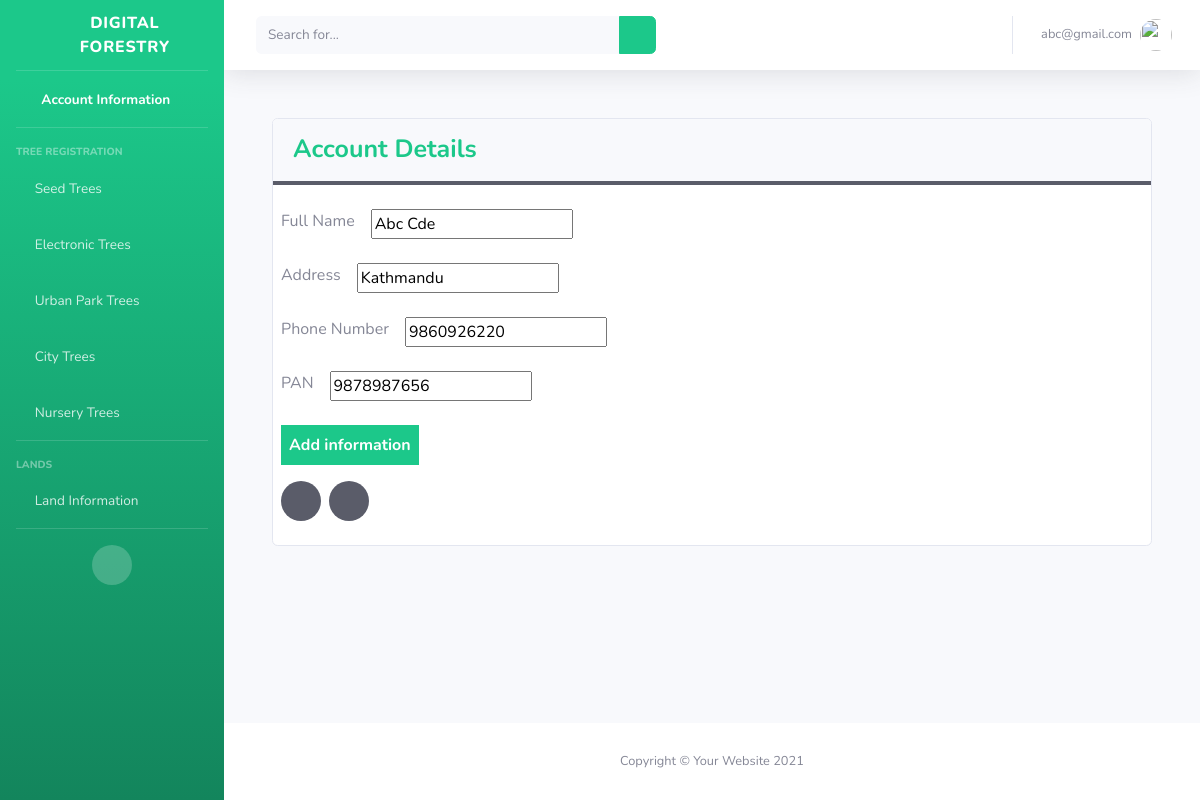
Before: /home/account/edit (signed in) with the older database file.
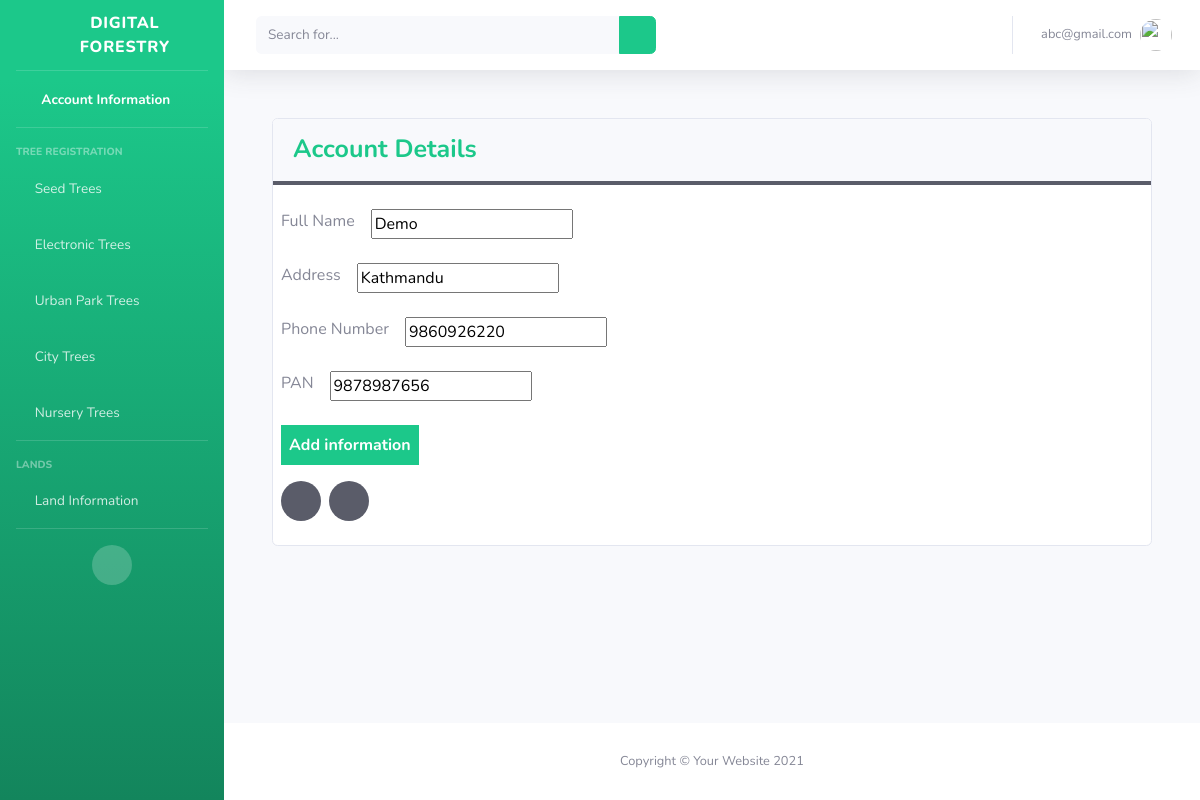
After: the same page with the newer database file.
### main/models.py (models this page shows)
class AccountInformation(models.Model):
    user = models.OneToOneField(CustomUser, on_delete= models.CASCADE)
    full_name = models.CharField(max_length=50)
    address = models.CharField(max_length=50)
    phone_number = models.CharField(max_length=20)
    PAN = models.CharField(max_length=200)

### main/views.py (the view)
# urls.py: path('home/account/edit', views.edit_account_information, name="edit_account_information"),
@login_required(login_url="/")
def edit_account_information(request):
    try:
        account_instance = get_object_or_404(AccountInformation, user_id = request.user.id)
        if request.method == "POST":
            form = AccountInformationForm(request.POST, instance=account_instance)
            if form.is_valid():
                form.save()
                return redirect('main:account_information')
        form = AccountInformationForm(instance=account_instance)
        return render(request, 'main/accountform.html', {"form":form})
    except Exception as e:
        return redirect('main:home')

### main/forms.py
class AccountInformationForm(forms.ModelForm):
    class Meta:
        model = AccountInformation
        fields = ("full_name", "address", "phone_number", "PAN")

### main/custom_auth_backend.py (called while the page is built)
    def get_user(self, user_id):
        try:
            return CustomUser.objects.get(pk=user_id)
        except CustomUser.DoesNotExist:
            return None

### main/templates/main/accountform.html (shortened to what this page needs)
{% extends "signups/base.html"%}
{% load static %}
   {% block content %}
   <body>
    <div class="card m-5">
      <div class="card-header font-weight-bold text-success border-bottom-dark">Account Details</div>
      <div class="content  p-2">
        <form method="POST">
        <div class="mt-3">
            <div class="input-box d-flex mb-4">
              <span class="mr-3">Full Name</span>
              {{ form.full_name }}
            </div>
            <div class="input-box d-flex mb-4">
              <span class="mr-3">Address</span>
              {{ form.address }}
            </div>
            <div class="input-box d-flex mb-4 ">
              <span class="mr-3">Phone Number</span>
              {{ form.phone_number }}
            </div>
            <div class="input-box d-flex mb-4">
                <span class="mr-3">PAN</span>
                {{ form.PAN }}
            </div>
          </div>
          <div class="mb-3">
            <input type="submit" value="Add information" class="btn-success border-0 p-2 font-weight-bold">
          </div>
          <div class="d-flex">
            <p> <a href="{%url 'main:account_information'%}" class="text-dark btn-dark btn-circle  text-gray-100 mr-2"><i class="fa fa-chevron-left"></i></a></p>
            <p> <a href="{%url 'main:home'%}" class="text-dark btn-dark btn-circle  text-gray-100"><i class="fa fa-home"></i></a></p>
          </div>
        </form>
      </div>
    </div>
  </body>
{% endblock %}

Changed rows visible on the page:
changed AccountInformation "Kathmandu": full_name "Abc Cde" → "Demo"
